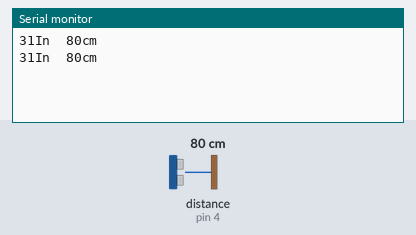
Recording of a sketch running on a simulated Arduino Uno, built with avr-gcc and run on an emulated ATmega328P. On the bench: the last lines printed to the serial monitor. Wiring (inferred from the names in the program): ultrasonic range finder: trigger pin 2; echo pin 4. The test bench sets the inputs (shaded band); at power-on: distance to the obstacle (sensor on pin 4) 80 cm. The echo pulse lasts 58.3 µs per cm.

Above: at 1.8 s.
1.9 s: distance to the obstacle (sensor on pin 4) set to 2 cm
At 2.8 s:
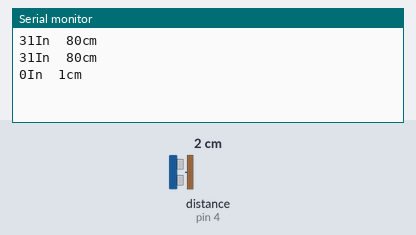
3.4 s: distance to the obstacle (sensor on pin 4) set to 4 cm
At 4.8 s:
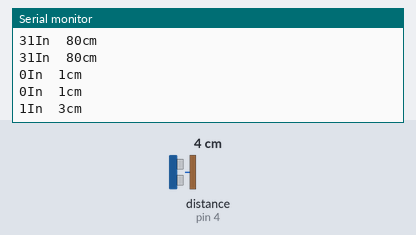
Timing chart, 0 to 6.4 s (numbered marks = the images above; inputs shaded):
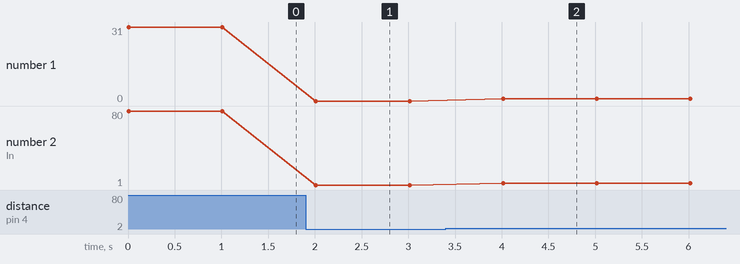

The sketch:

ultra_sonic.ino
```cpp
#define trig 2
#define echo 4


void setup() {
  pinMode(trig,OUTPUT);
  pinMode(echo,INPUT);
  Serial.begin(9600);


}

void loop() {
 { digitalWrite(trig,LOW);
  delayMicroseconds(2);
  digitalWrite(trig,HIGH);
  delayMicroseconds(10);
  digitalWrite(trig,LOW);}

  long t =pulseIn(echo,HIGH);
  long inches=t/74/2;
  long cm=t/29/2;

  Serial.print(inches);
  Serial.print("In\t");
  Serial.print(cm);
  Serial.println("cm");
  delay(1000);


}
```

Measured:
- after the input at 1.9 s, the serial monitor: prints a new line after 0.11 s (image 1)
- after the input at 3.4 s, the serial monitor: prints a new line after 0.61 s (image 2)
- plotted number 1: 31 → 0 after the input at 1.9 s
- plotted number 2: 80 → 1 after the input at 1.9 s, 1 → 3 after the input at 3.4 s
